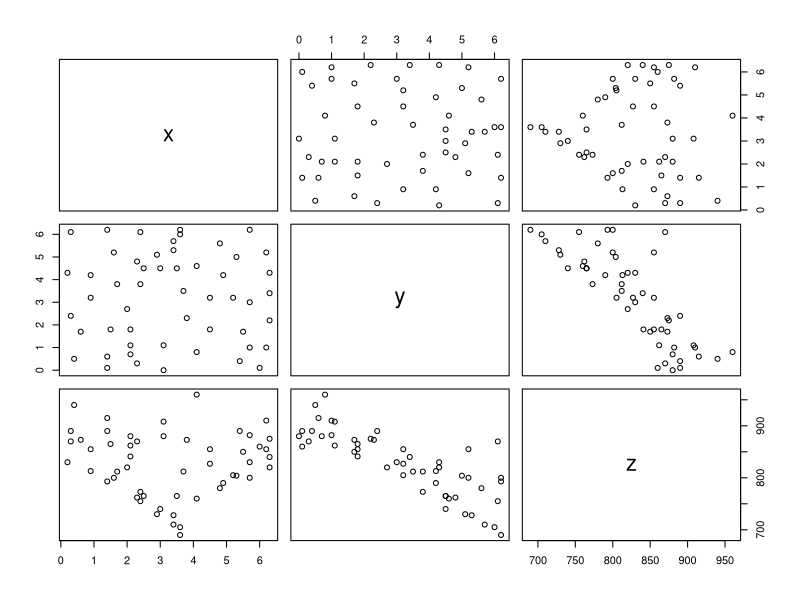
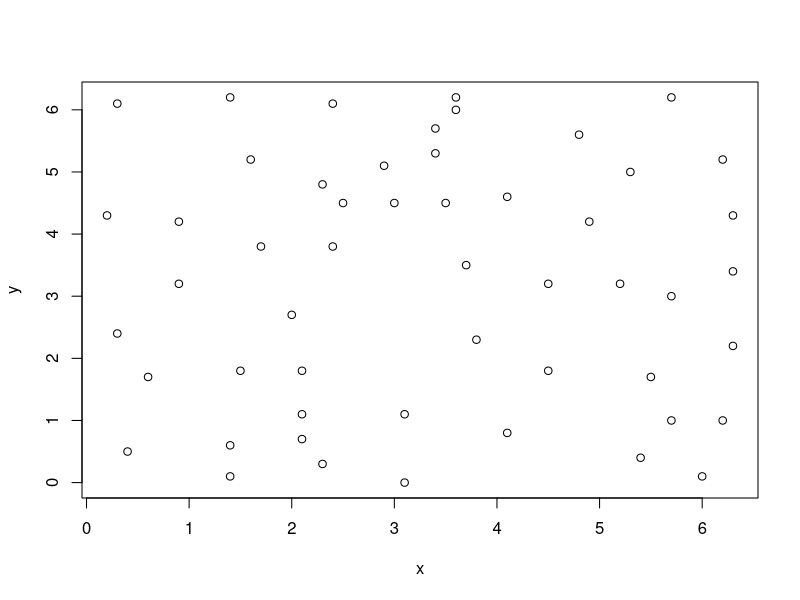
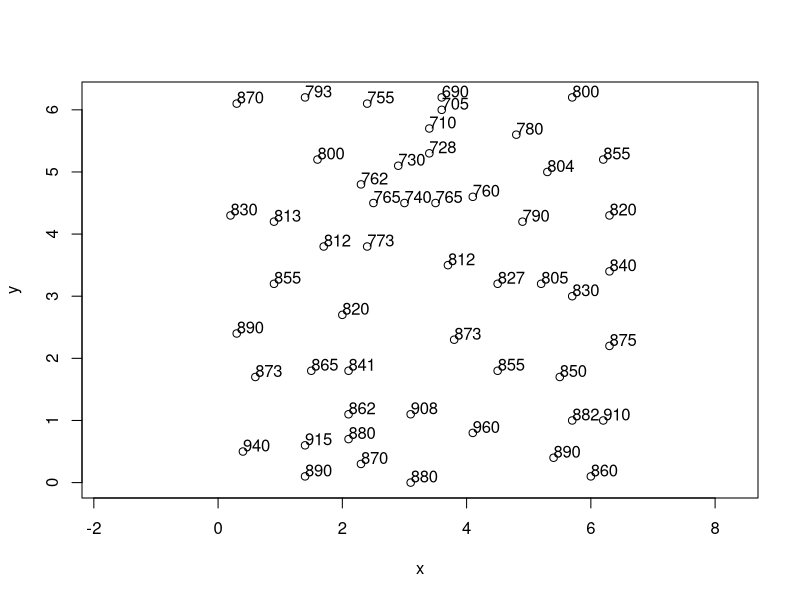
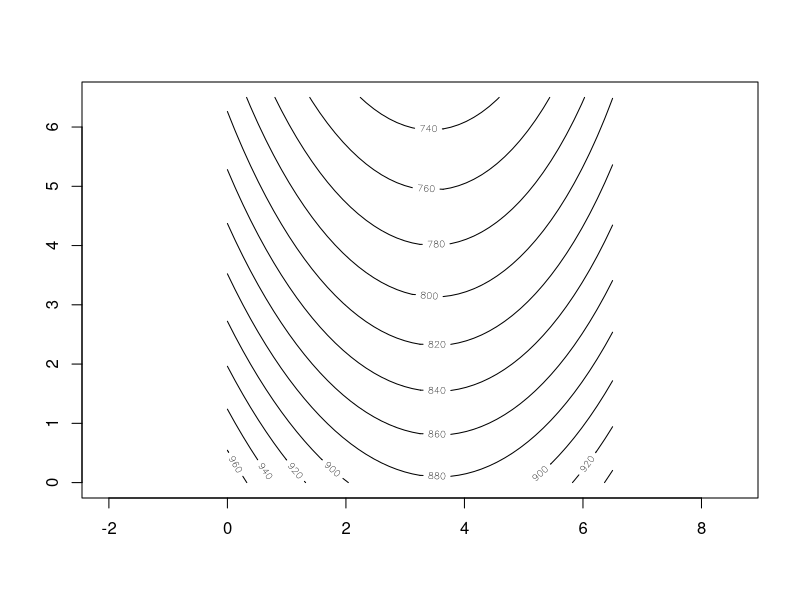
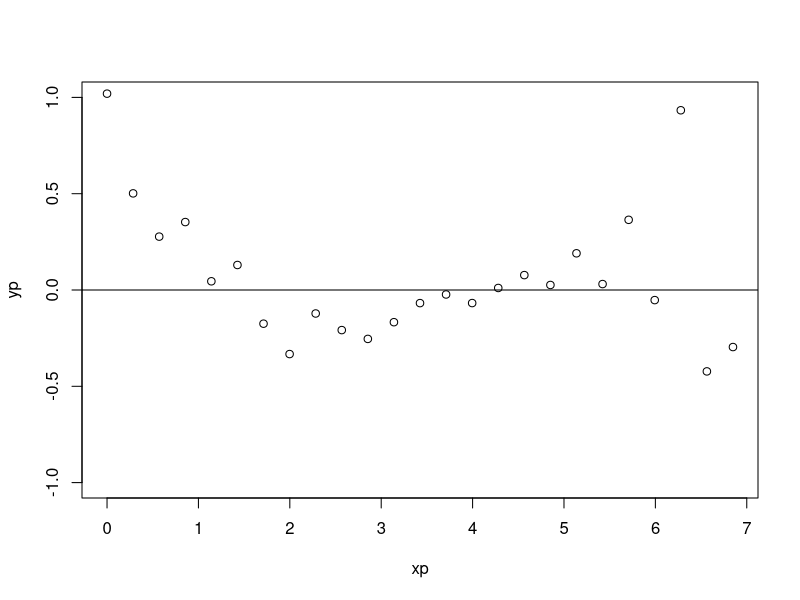
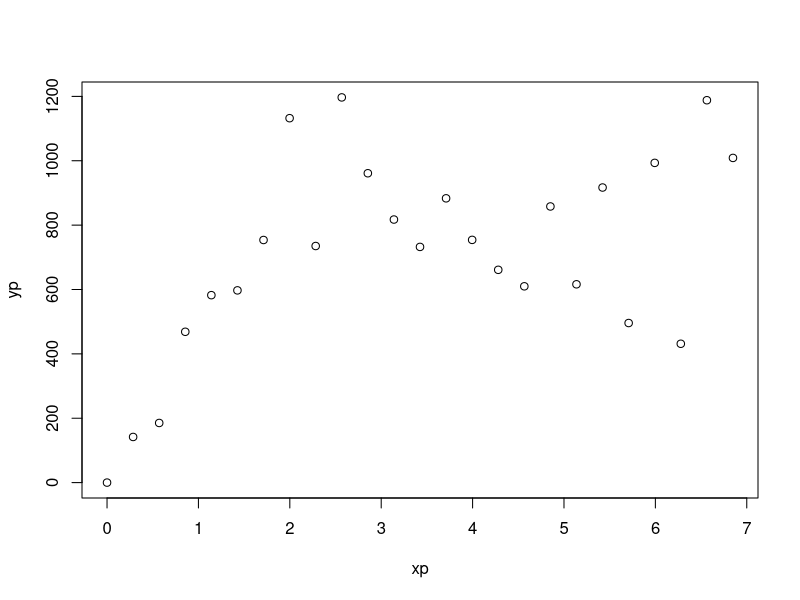

These charts were generated, in order, by the following R code:
library(MASS)
library(spatial)
data(topo)
topo
class(topo)
View(topo)
plot(topo)
plot(topo[,1:2])
plot(topo[,c("x","y")], asp=T)
text(topo$x, topo$y, topo$z, adj = c(0,0))

topo.ls <- surf.ls(2, topo)
trsurf <- trmat(topo.ls, 0, 6.5, 0, 6.5, 50)
contour(trsurf, asp = TRUE)

correlogram(topo.ls, 30)
variogram(topo.ls, 30)
